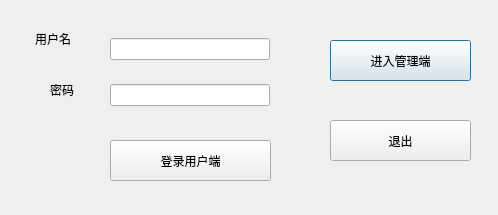
<?xml version="1.0" encoding="UTF-8"?>
<ui version="4.0">
 <class>Dialog</class>
 <widget class="QDialog" name="Dialog">
  <property name="geometry">
   <rect>
    <x>0</x>
    <y>0</y>
    <width>498</width>
    <height>215</height>
   </rect>
  </property>
  <property name="windowTitle">
   <string>Dialog</string>
  </property>
  <widget class="QLabel" name="error_message">
   <property name="geometry">
    <rect>
     <x>100</x>
     <y>170</y>
     <width>281</width>
     <height>31</height>
    </rect>
   </property>
   <property name="text">
    <string/>
   </property>
  </widget>
  <widget class="QPushButton" name="init_manage_button">
   <property name="geometry">
    <rect>
     <x>330</x>
     <y>40</y>
     <width>141</width>
     <height>41</height>
    </rect>
   </property>
   <property name="text">
    <string>进入管理端</string>
   </property>
  </widget>
  <widget class="QPushButton" name="init_quit_button">
   <property name="geometry">
    <rect>
     <x>330</x>
     <y>120</y>
     <width>141</width>
     <height>41</height>
    </rect>
   </property>
   <property name="text">
    <string>退出</string>
   </property>
  </widget>
  <widget class="QWidget" name="verticalLayoutWidget">
   <property name="geometry">
    <rect>
     <x>110</x>
     <y>20</y>
     <width>160</width>
     <height>104</height>
    </rect>
   </property>
   <layout class="QVBoxLayout" name="verticalLayout">
    <item>
     <widget class="QLineEdit" name="name_init"/>
    </item>
    <item>
     <widget class="QLineEdit" name="pwd_init">
      <property name="echoMode">
       <enum>QLineEdit::Password</enum>
      </property>
     </widget>
    </item>
   </layout>
  </widget>
  <widget class="QPushButton" name="init_user_button">
   <property name="geometry">
    <rect>
     <x>110</x>
     <y>140</y>
     <width>161</width>
     <height>41</height>
    </rect>
   </property>
   <property name="text">
    <string>登录用户端</string>
   </property>
  </widget>
  <widget class="QLabel" name="label">
   <property name="geometry">
    <rect>
     <x>35</x>
     <y>30</y>
     <width>61</width>
     <height>18</height>
    </rect>
   </property>
   <property name="text">
    <string>用户名</string>
   </property>
  </widget>
  <widget class="QLabel" name="label_2">
   <property name="geometry">
    <rect>
     <x>50</x>
     <y>80</y>
     <width>41</width>
     <height>20</height>
    </rect>
   </property>
   <property name="text">
    <string>密码</string>
   </property>
  </widget>
 </widget>
 <resources/>
 <connections/>
</ui>
